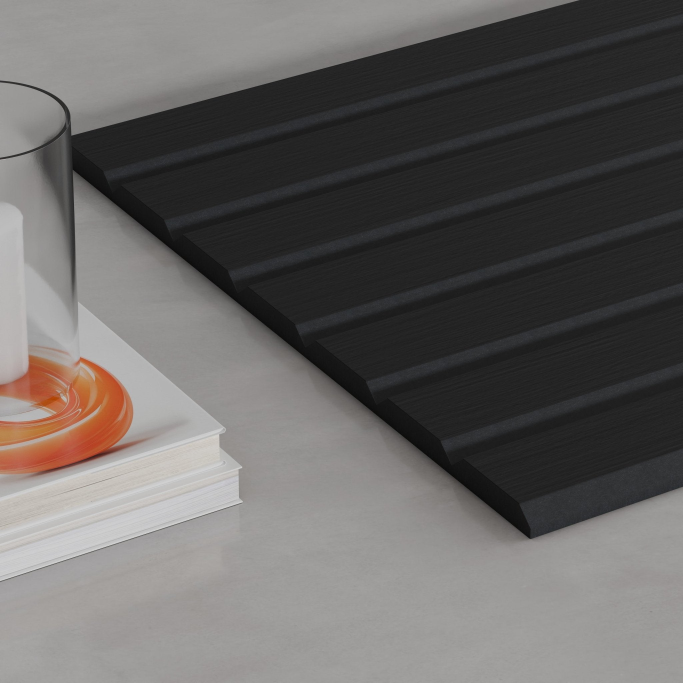
#> input picture data/items/slats-co-ultralight-black-oak-slats-black-felt/image.jpg, 2048 x 2048 px, given in place of main.jpg, which was not available (shown at 1/3 size)
$ python texture.py
#> lines starting #> are read from the running program, lines starting #| are printed output that depends on the picture
from pathlib import Path
import json

import numpy as np
from PIL import Image, ImageDraw
from scipy.ndimage import gaussian_filter

ROOT = Path(__file__).resolve().parent
W, H = 1024, 2048
SLATS = 7
FACE, GAP = 1.20, 0.49
PITCH = FACE + GAP
WIDTH = SLATS * PITCH
HEIGHT = WIDTH * H / W
DEPTH = 0.35
CUT = 6.2 / 25.4
rng = np.random.default_rng(307)


def noise(sx, sy):
    field = gaussian_filter(rng.normal(size=(H, W)).astype(np.float32), (sy, sx), mode='wrap')
    return field / max(float(field.std()), 1e-8)


def save(name, pixels):
    Image.fromarray(np.uint8(np.clip(np.rint(pixels), 0, 255))).save(ROOT / name)


# Half-grooves at tile boundaries reproduce the manufacturer's butt joint.
x = np.arange(W) * WIDTH / W
y = np.arange(H) * HEIGHT / H
phase = x % PITCH
edge_distance = np.minimum(phase, PITCH - phase)
face_mask = edge_distance >= GAP / 2
slat_index = np.minimum((x / PITCH).astype(int), SLATS - 1)

source = np.asarray(Image.open(ROOT / 'main.jpg').convert('RGB'))
#> source is the input picture: shape (2048, 2048, 3); mean R, G, B 102.9, 100.2, 98.6
# Interior panel swatch excludes the glass, table and exposed panel end.
swatch = source[int(source.shape[0] * .29):int(source.shape[0] * .46),
                int(source.shape[1] * .69):int(source.shape[1] * .96)]
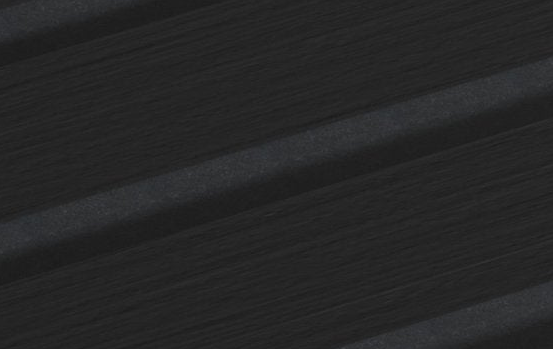
#> swatch: shape (349, 553, 3); mean R, G, B 38.3, 38.5, 38.8
values = swatch.reshape(-1, 3).astype(float)
luma = values.mean(axis=1)
face_color = np.median(values[(luma > 27) & (luma < 43)], axis=0)
#> face_color = [37, 37, 37]
# Felt's photographic brightness includes illumination on its sloping flanks.
felt_color = face_color * .68
#> felt_color = [25.16, 25.16, 25.16]

warp = noise(15, 180) * .022
z = y[:, None] / HEIGHT
u = (x[None, :] + warp) / PITCH
fine_grain = noise(.7, 25)
long_grain = noise(2.0, 110)
broad_grain = noise(9, 230)
fiber = np.sin(2 * np.pi * (u * 72 + .4 * np.sin(2 * np.pi * z) + .17 * noise(4, 95)))
pores = np.maximum(noise(.65, 11) - 1.05, 0) ** 1.3
wood = 1.15 * fine_grain + 1.1 * long_grain + .65 * broad_grain + .35 * fiber - .9 * pores
slat_tones = rng.uniform(-1.8, 1.8, SLATS)
wood += slat_tones[slat_index][None, :]
felt_fibers = noise(.55, .65)
felt_mottling = noise(4, 5)
felt = .6 * felt_fibers + .35 * felt_mottling

color = np.where(face_mask[None, :, None],
                 face_color[None, None, :] + wood[:, :, None],
                 felt_color[None, None, :] + felt[:, :, None])
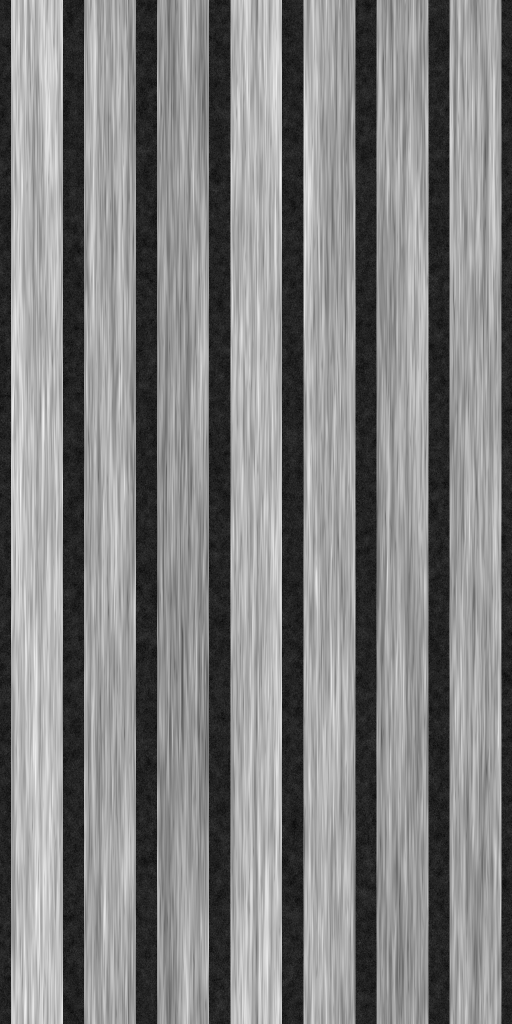
#> color: shape (2048, 1024, 3) float64 (shown at 1/2 size); min 21.97, max 45.33, mean 33.8; drawn with min black and max white
save('texture.png', color)

# A small smooth transition removes the infinitely sharp V apex and shoulders.
profile = CUT * np.minimum(edge_distance / (GAP / 2), 1)
profile = gaussian_filter(profile, .48, mode='wrap')
height = np.broadcast_to(profile[None, :], (H, W)).copy()
height += np.where(face_mask[None, :],
                   .00013 * long_grain + .00010 * fine_grain - .00012 * pores,
                   .00012 * felt_fibers)
dx = (np.roll(height, -1, axis=1) - np.roll(height, 1, axis=1)) / (2 * WIDTH / W)
dy = (np.roll(height, -1, axis=0) - np.roll(height, 1, axis=0)) / (2 * HEIGHT / H)
# Image rows run down; OpenGL tangent-space Y runs up.
normal = np.stack((-dx, dy, np.ones_like(dx)), axis=-1)
normal /= np.linalg.norm(normal, axis=-1, keepdims=True)
save('normal.png', (normal * .5 + .5) * 255)
#> call 2 of save, with name = 'normal.png'
#> in save (call 2), `Image.fromarray(np.uint8(np.clip(np.rint(pixels), 0, 255))).save(ROOT ..`:
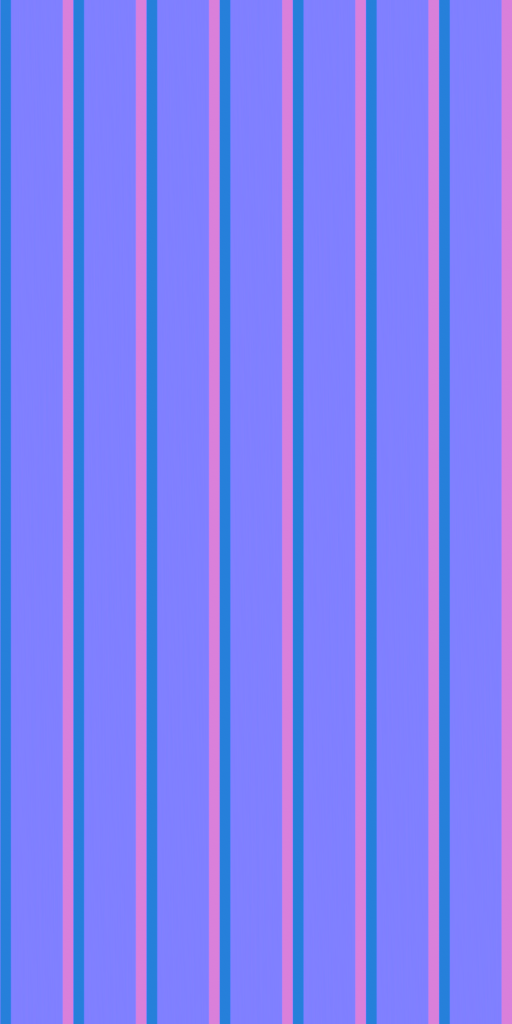
#> saved as normal.png: PIL image 1024x2048 RGB (shown at 1/2 size); mean R, G, B 127.5, 127.5, 244.7

metadata = {
    'repeatWidthIn': round(WIDTH, 5),
    'repeatHeightIn': round(HEIGHT, 5),
    'depthIn': DEPTH,
    'note': 'Manufacturer specifications override photo estimates: seven 1.20 in faces on 1.69 in pitches with 0.49 in wide, 90-degree V-grooves cut 6.2 mm deep in 9 mm felt, and 0.35 in total thickness; the exact pitches total 11.83 in rather than the nominal 11.80 in panel width. The tile is seven pitches wide and 23.66 in tall, with black oak veneer and black felt colors sampled from the main listing photo, and no rigid core.'
}
(ROOT / 'texture.json').write_text(json.dumps(metadata, indent=2) + '\n')

light = np.array([-.55, .6, .8])
light /= np.linalg.norm(light)
lambert = np.maximum(np.sum(normal * light, axis=-1), 0)
# Shade in linear light so the black material remains visible in the preview.
linear = (np.clip(color, 0, 255) / 255) ** 2.2
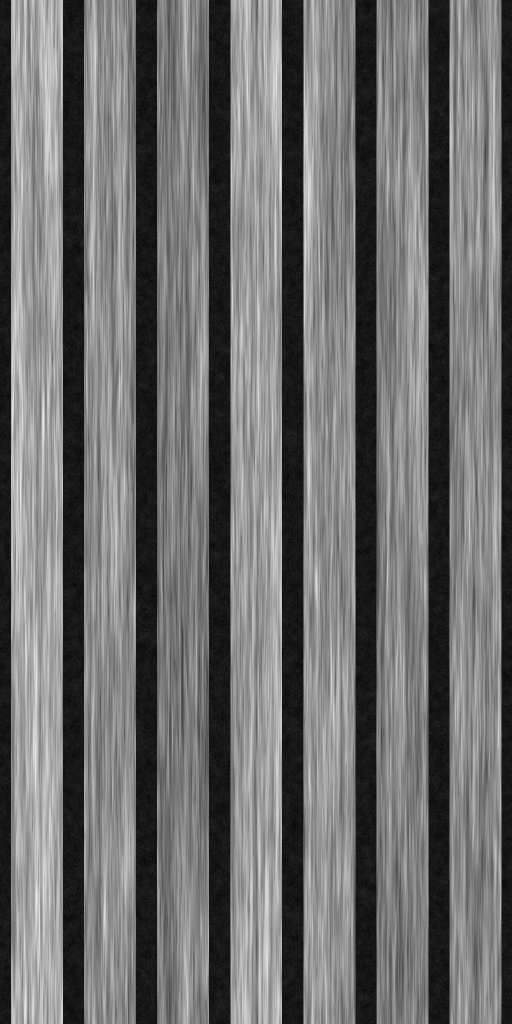
#> linear: shape (2048, 1024, 3) float64 (shown at 1/2 size); min 0.00455, max 0.0224, mean 0.0122; drawn with min black and max white
shaded = (linear * (.3 + .95 * lambert[:, :, None])) ** (1 / 2.2) * 255
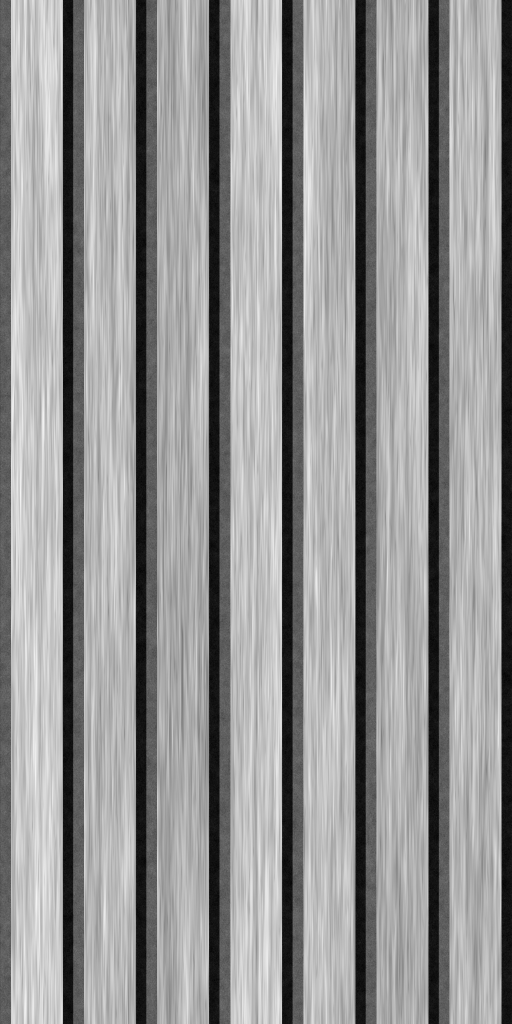
#> shaded: shape (2048, 1024, 3) float64 (shown at 1/2 size); min 15.4, max 44.77, mean 32.5; drawn with min black and max white
thumb_w, thumb_h = 256, 512
albedo_thumb = Image.fromarray(np.uint8(np.clip(color, 0, 255))).resize((thumb_w, thumb_h), Image.Resampling.LANCZOS)
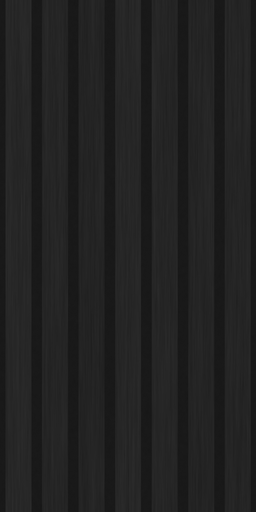
#> albedo_thumb: PIL image 256x512 RGB; min 22, max 43, mean 33.3
shaded_thumb = Image.fromarray(np.uint8(np.clip(shaded, 0, 255))).resize((thumb_w, thumb_h), Image.Resampling.LANCZOS)
preview = Image.new('RGB', (thumb_w * 6 + 24, thumb_h * 3 + 48), (190, 190, 190))
#> preview: PIL image 1560x1584 RGB; every value is 190
for row in range(3):
    for col in range(3):
        preview.paste(albedo_thumb, (col * thumb_w, 48 + row * thumb_h))
        preview.paste(shaded_thumb, (thumb_w * 3 + 24 + col * thumb_w, 48 + row * thumb_h))
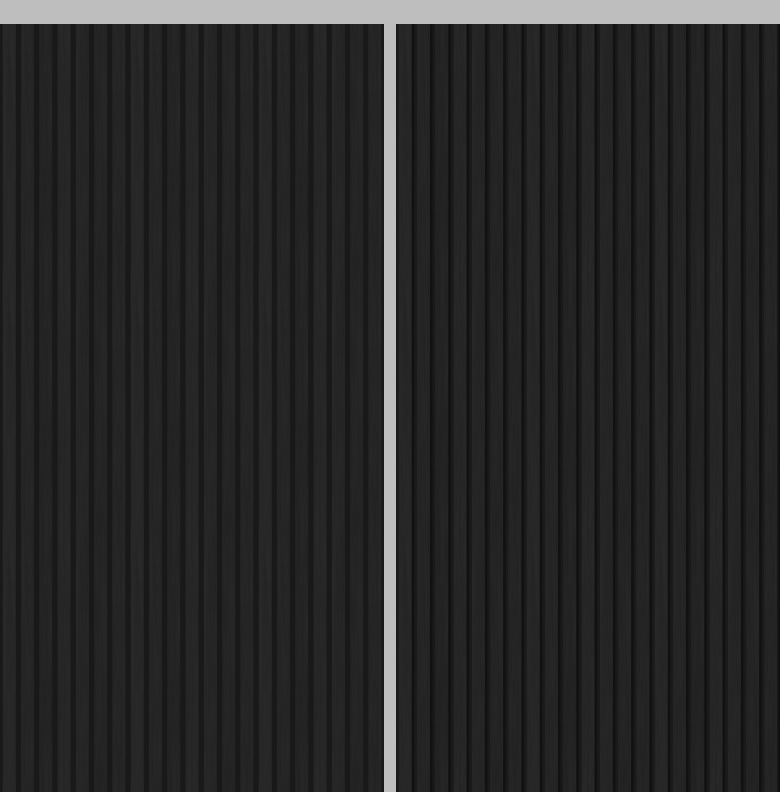
#> preview: PIL image 1560x1584 RGB (shown at 1/2 size); min 14, max 190, mean 39.8
draw = ImageDraw.Draw(preview)
draw.text((12, 17), 'COLOR MAP / 3 x 3', fill=(20, 20, 20))
draw.text((thumb_w * 3 + 36, 17), 'NORMAL-MAP LIGHTING / UPPER LEFT / 3 x 3', fill=(20, 20, 20))
preview.save(ROOT / 'preview.png')
print(json.dumps({'size': [W, H], 'faceRGB': face_color.tolist(), 'feltRGB': felt_color.tolist(), **metadata}, indent=2))
#> (printed output is left out)
assert abs((W / H) - WIDTH / HEIGHT) < 1e-12
assert np.isfinite(normal).all()
for axis in (0, 1):
    seam = np.abs(np.take(color, 0, axis=axis) - np.take(color, -1, axis=axis))
    print(f'Color boundary axis {axis}: mean difference {seam.mean():.3f} / 255')
#> this loop made 2 passes
#| Color boundary axis 0: mean difference 0.161 / 255
#| Color boundary axis 1: mean difference 0.539 / 255
